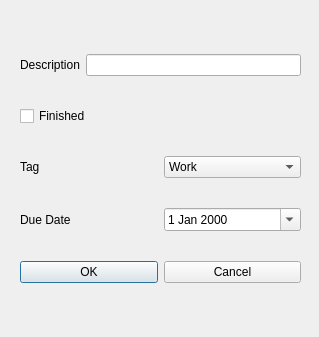
<?xml version="1.0" encoding="UTF-8"?>
<ui version="4.0">
 <class>task</class>
 <widget class="QDialog" name="task">
  <property name="geometry">
   <rect>
    <x>0</x>
    <y>0</y>
    <width>319</width>
    <height>337</height>
   </rect>
  </property>
  <property name="windowTitle">
   <string>Dialog</string>
  </property>
  <widget class="QWidget" name="layoutWidget">
   <property name="geometry">
    <rect>
     <x>20</x>
     <y>30</y>
     <width>281</width>
     <height>281</height>
    </rect>
   </property>
   <layout class="QVBoxLayout" name="verticalLayout">
    <item>
     <layout class="QHBoxLayout" name="horizontalLayout">
      <item>
       <widget class="QLabel" name="label">
        <property name="text">
         <string>Description</string>
        </property>
       </widget>
      </item>
      <item>
       <widget class="QLineEdit" name="Description"/>
      </item>
     </layout>
    </item>
    <item>
     <widget class="QCheckBox" name="fincheck">
      <property name="text">
       <string>Finished</string>
      </property>
     </widget>
    </item>
    <item>
     <layout class="QHBoxLayout" name="horizontalLayout_2">
      <item>
       <widget class="QLabel" name="label_2">
        <property name="text">
         <string>Tag</string>
        </property>
       </widget>
      </item>
      <item>
       <widget class="QComboBox" name="tag">
        <item>
         <property name="text">
          <string>Work</string>
         </property>
        </item>
        <item>
         <property name="text">
          <string>GYM</string>
         </property>
        </item>
        <item>
         <property name="text">
          <string>Foot</string>
         </property>
        </item>
        <item>
         <property name="text">
          <string>FAMILY</string>
         </property>
        </item>
        <item>
         <property name="text">
          <string>Party</string>
         </property>
        </item>
       </widget>
      </item>
     </layout>
    </item>
    <item>
     <layout class="QHBoxLayout" name="horizontalLayout_5">
      <item>
       <widget class="QLabel" name="label_3">
        <property name="text">
         <string>Due Date</string>
        </property>
       </widget>
      </item>
      <item>
       <widget class="QDateEdit" name="date">
        <property name="calendarPopup">
         <bool>true</bool>
        </property>
       </widget>
      </item>
     </layout>
    </item>
    <item>
     <layout class="QHBoxLayout" name="horizontalLayout_3">
      <item>
       <widget class="QPushButton" name="OK">
        <property name="text">
         <string>OK</string>
        </property>
       </widget>
      </item>
      <item>
       <widget class="QPushButton" name="Cancel">
        <property name="text">
         <string>Cancel</string>
        </property>
       </widget>
      </item>
     </layout>
    </item>
   </layout>
  </widget>
 </widget>
 <resources/>
 <connections>
  <connection>
   <sender>Cancel</sender>
   <signal>clicked()</signal>
   <receiver>task</receiver>
   <slot>close()</slot>
   <hints>
    <hint type="sourcelabel">
     <x>231</x>
     <y>280</y>
    </hint>
    <hint type="destinationlabel">
     <x>159</x>
     <y>168</y>
    </hint>
   </hints>
  </connection>
 </connections>
</ui>
